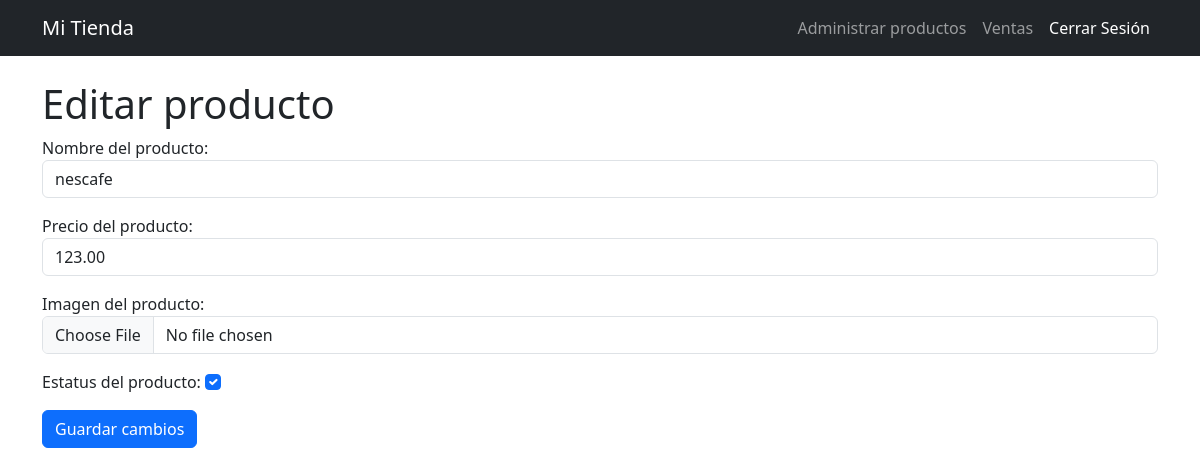
Before: /editar_producto/4/ (signed in) with the older database file.
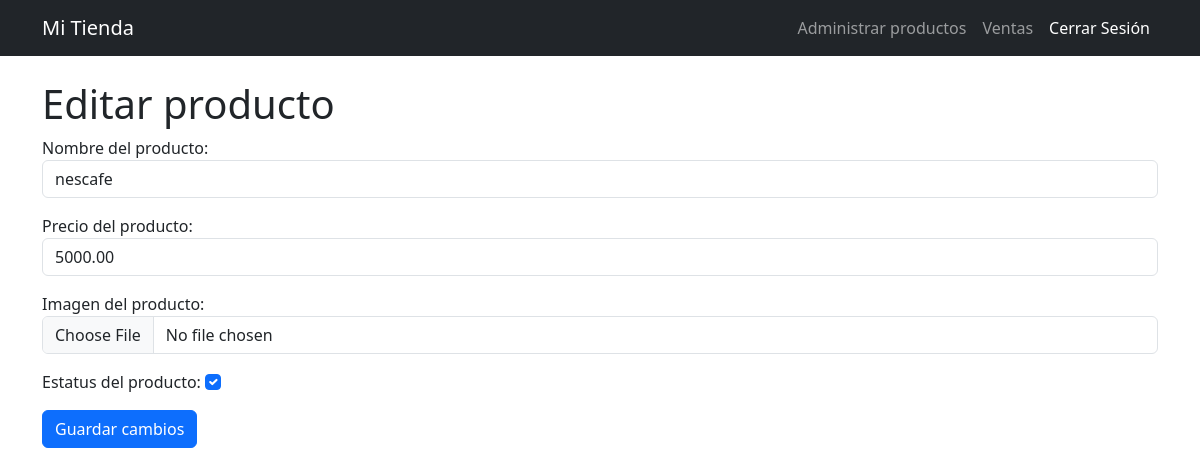
After: the same page with the newer database file.
### productos/models.py (models this page shows, shortened)
class Producto(models.Model):
    nombre = models.CharField(max_length=100)
    precio = models.DecimalField(max_digits=10, decimal_places=2)
    imagen = models.ImageField(upload_to='productos/img/', null=True, blank=True)
    estatus = models.BooleanField(default=True)
    class Meta:
        permissions = [
            ('ver_producto', 'Puede ver producto'),
            ('agregar_producto', 'Puede agregar producto'),
            ('cambiar_producto', 'Puede cambiar producto'),
        ]

### productos/views.py (the view, shortened to what this page needs)
# urls.py: path('editar_producto/<int:producto_id>/', EditarProductoView.as_view(), name='editar_producto'),
class EditarProductoView(PermissionRequiredMixin, FormView):
    template_name = 'productos/editar_producto.html'
    permission_required = 'productos.cambiar_producto'
    form_class = editarProductoForm
    success_url = reverse_lazy('lista_productos')
    def get_form_kwargs(self):
        kwargs = super().get_form_kwargs()
        id = self.kwargs.get('producto_id')
        producto = get_object_or_404(Producto, id=id)
        kwargs['instance'] = producto
        return kwargs

### productos/forms.py (shortened to what this page needs)
class editarProductoForm(forms.ModelForm):
    class Meta:
        model = Producto
        fields = ['nombre', 'precio', 'imagen', 'estatus']
        labels = {
            'nombre': 'Nombre del producto',
            'precio': 'Precio del producto',
            'imagen': 'Imagen del producto',
            'estatus': 'Estatus del producto',
        }
        widgets = {
            'nombre': forms.TextInput(attrs={'class': 'form-control'}),
            'precio': forms.NumberInput(attrs={'class': 'form-control'}),
            'imagen': forms.FileInput(attrs={'class': 'form-control'}),
            'estatus': forms.CheckboxInput(attrs={'class': 'form-check-input'}),
        }

### productos/templates/productos/editar_producto.html (shortened to what this page needs)
{% extends "base.html" %}
{% block content %}
    {% if user.is_staff%}
    <h1>Editar producto</h1>
    <form method='POST' enctype='multipart/form-data'>
        {{ form.as_p }}
        <button type="submit" class="btn btn-primary">Guardar cambios</button>
    </form>
    {% else %}
    <div class="alert alert-danger" role="alert">
        No tienes permisos para editar productos
    </div>
    {% endif %}
{% endblock %}

Changed rows visible on the page:
changed Producto "nescafe": precio "123.00" → "5000.00"
